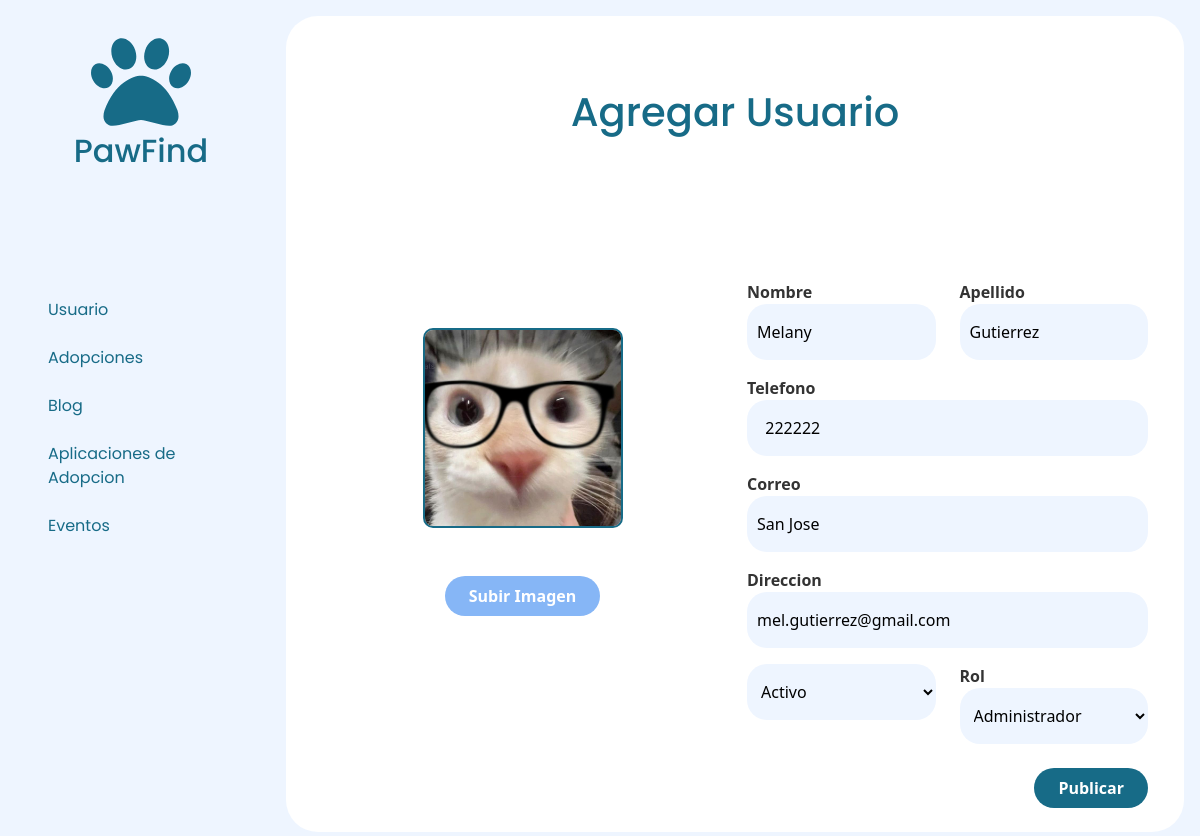
/index.php?c=admin&a=editarUsuario&id=2 (signed in), run on the app's committed database.
### tables this page shows
CREATE TABLE `usuario` (
  `id_usuario` int(11) NOT NULL,
  `id_rol` int(11) NOT NULL,
  `correo` varchar(250) NOT NULL,
  `nombre` varchar(100) NOT NULL,
  `apellido` varchar(100) NOT NULL,
  `telefono` varchar(250) NOT NULL,
  `direccion` varchar(250) NOT NULL,
  `estado` tinyint(1) NOT NULL,
  `password` varchar(100) NOT NULL,
  `img_url` varchar(250) DEFAULT NULL
);

### app/controllers/adminController.php (called while the page is built, shortened)
<?php
require_once __DIR__ . '/../models/Usuario.php';
class adminController
{
    public function editarUsuario()
    {
        require_once("app/views/head.php");
        require_once("app/views/admin/editarUsuario.php");
    }
}

### index.php (called while the page is built, shortened)
<?php
require_once("rutas.php");
?>

### app/models/Usuario.php (called while the page is built, shortened)
<?php
require_once __DIR__ . '/../../config/database.php';
class Usuario
{
    public static function buscarUsuario($id)
    {
        global $conn;
        try {
            $stmt = $conn->prepare("SELECT * FROM usuario WHERE id_usuario = ?");
            $stmt->bind_param("i", $id);
            $stmt->execute();
            $resultado = $stmt->get_result();
            $usuario = $resultado->fetch_assoc();
            return $usuario;
        } catch (mysqli_sql_exception $e) {
            return ["error" => "Error al obtener usuarios: " . $e->getMessage()];
        }
    }
}

### app/views/admin/editarUsuario.php (the view, shortened to what this page needs)
<?php
if (isset($_GET['id'])) {
    $id = $_GET['id'];
    require_once  'app/models/Usuario.php';
    $usuario = Usuario::buscarUsuario($id);
}
?>
<body class="body-admin bg-celeste">
    <div class=" bg-celeste">
        <?php include "aside.php" ?>
    </div>
    <div class=" m-3 ms-1 p-4 bg-white rounded-5">
        <h1 class=" text-center txt-azul-oscuro mt-5">Agregar Usuario</h1>
        <div class="container  mt-5 pt-5">
            <form action="index.php?c=admin&a=guardarEditUsuario" method="POST" class="mt-5" enctype="multipart/form-data">
                <div class="row">
                    <div class="col">
                        <div class="mb-3 d-flex flex-column justify-content-center align-items-center">
                            <div class="img-preview m-5 ">
                                <img src="<?php echo $usuario['img_url'] ?>" alt="Image preview" id="imgpreview" class="imgpreview text-center" data-preview>
                            </div>
                            <div class="text-center">
                                <button class="d-inline border-0 px-4 py-2 bg-celeste-oscuro rounded-5 text-white fw-bold" id="btnImgAdopciones" data-btn>Subir Imagen</button>
                            </div>
                        </div>
                    </div>
                    <div class="col">
                        <div class="row">
                            <div class="col mb-3">
                                <label>Nombre</label>
                                <input type="text" name="nombreEdit" value="<?php echo $usuario['nombre'] ?>" class="input-adopcion bg-celeste">
                            </div>
                            <div class="col mb-3">
                                <label>Apellido</label>
                                <input type="text" name="apellidoEdit" class="input-adopcion bg-celeste" value="<?php echo $usuario['apellido']?>">
                            </div>
                        </div>
                        <div class="row">
                            <div class="col mb-3">
                                <label>Telefono</label>
                                <input type="text" name="telefonoEdit" class="input-adopcion bg-celeste" value="<?php echo $usuario['telefono']?>">
                            </div>
                        </div>
                        <div class="col mb-3">
                            <label>Correo</label>
                            <input type="text" name="correoEdit" value="<?php echo $usuario['direccion']?>" class="input-adopcion bg-celeste">
                        </div>
                        <div class="col mb-3">
                            <label>Direccion</label>
                            <input type="text" name="direccionEdit" value="<?php echo $usuario['correo']?>" class="input-adopcion bg-celeste">
                        </div>
                        <div class="row">
                            <div class="col mb-3">
                                <select name="estadoEdit" id="addEstadoUsuario" class="input-adopcion bg-celeste">
                                <option value="1" <?= ($usuario['estado'] == 1) ? 'selected' : '' ?>>Activo</option>
                                </select>
                            </div>
                            <div class="col mb-3">
                                <label>Rol</label>
                                <select name="rolEdit" id="addRolUsuario" class="input-adopcion bg-celeste">
                                <option value="1" <?= ($usuario['id_rol'] == 1) ? 'selected' : '' ?>>Administrador</option>
                                </select>
                            </div>
                        </div>
                        <div class="text-end">
                            <button class="d-inline border-0 px-4 py-2 bg-azul-oscuro rounded-5 text-white fw-bold mt-2 text-end" type="submit">Publicar</button>
                        </div>
                    </div>
                </div>
            </form>
        </div>
    </div>
</body>

### assets/style/style.css (style rules this page uses)
a, h1, h2, h3, h4, h5, h6, p { font-family: "Poppins", sans-serif; }
.bg-azul-oscuro { background-color: #176B87; }
.bg-celeste { background-color: #EEF5FF; }
.bg-celeste-oscuro { background-color: #86B6F6; }
.txt-azul-oscuro { color: #176B87; }
img { object-fit: cover; background-repeat: none; }
.body-admin { display: grid; grid-template-columns: auto 1fr; }
.img-preview { width: 350px; min-height: 200px; border: 2px solid #176B87; display: flex; align-items: center; justify-content: center; border-radius: 20px; overflow: hidden; }
.imgpreview { min-width: 100%; min-height: 100%; object-fit: cover; }
.input-adopcion { border: 0; border-radius: 20px; padding: 16px 10px ; display: flex; width: 100%; }
label { font-weight: bold; color: #333; }
.img-preview { width: 200px; height: 200px; border-radius: 10px; background-color: #ddd; display: flex; align-items: center; justify-content: center; overflow: hidden; }
.img-preview img { max-width: 100%; max-height: 100%; }

### data on the page
usuario: img_url (picture), nombreEdit "Melany", apellidoEdit "Gutierrez", telefonoEdit "222222", correoEdit "San Jose", direccionEdit "mel.gutierrez@gmail.com", estadoEdit "Activo", rolEdit "Administrador"
